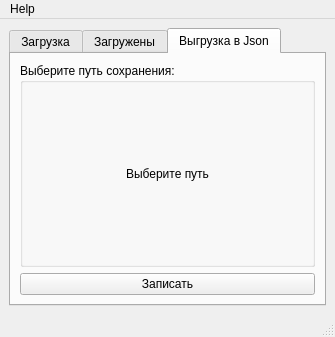
<?xml version="1.0" encoding="UTF-8"?>
<ui version="4.0">
 <class>HW</class>
 <widget class="QMainWindow" name="HW">
  <property name="geometry">
   <rect>
    <x>0</x>
    <y>0</y>
    <width>335</width>
    <height>337</height>
   </rect>
  </property>
  <property name="windowTitle">
   <string>HW</string>
  </property>
  <widget class="QWidget" name="centralwidget">
   <layout class="QVBoxLayout" name="verticalLayout_2">
    <item>
     <widget class="QTabWidget" name="tabWidget">
      <property name="currentIndex">
       <number>2</number>
      </property>
      <widget class="QWidget" name="tab">
       <attribute name="title">
        <string>Загрузка</string>
       </attribute>
       <layout class="QVBoxLayout" name="verticalLayout_5">
        <item>
         <widget class="QGroupBox" name="groupBox_2">
          <property name="title">
           <string/>
          </property>
          <layout class="QVBoxLayout" name="verticalLayout">
           <item>
            <layout class="QHBoxLayout" name="horizontalLayout">
             <item>
              <widget class="QLabel" name="label">
               <property name="text">
                <string>Выбранный файл:</string>
               </property>
              </widget>
             </item>
             <item>
              <widget class="QLabel" name="filenameLabel">
               <property name="text">
                <string>Выберите файл</string>
               </property>
               <property name="wordWrap">
                <bool>true</bool>
               </property>
              </widget>
             </item>
            </layout>
           </item>
           <item>
            <layout class="QHBoxLayout" name="horizontalLayout_2">
             <item>
              <widget class="QLabel" name="label_3">
               <property name="text">
                <string>Загружено:</string>
               </property>
              </widget>
             </item>
             <item>
              <widget class="QLabel" name="personDataLabel">
               <property name="text">
                <string>0 персональных данных</string>
               </property>
              </widget>
             </item>
            </layout>
           </item>
          </layout>
         </widget>
        </item>
        <item>
         <widget class="QPushButton" name="pushButton">
          <property name="text">
           <string>Load XML</string>
          </property>
         </widget>
        </item>
       </layout>
      </widget>
      <widget class="QWidget" name="tab_2">
       <attribute name="title">
        <string>Загружены</string>
       </attribute>
       <layout class="QVBoxLayout" name="verticalLayout_6">
        <item>
         <widget class="QTableView" name="tableView"/>
        </item>
       </layout>
      </widget>
      <widget class="QWidget" name="tab_3">
       <attribute name="title">
        <string>Выгрузка в Json</string>
       </attribute>
       <layout class="QVBoxLayout" name="verticalLayout_4">
        <item>
         <widget class="QGroupBox" name="groupBox">
          <property name="title">
           <string>Выберите путь сохранения:</string>
          </property>
          <layout class="QVBoxLayout" name="verticalLayout_3">
           <item>
            <widget class="QLabel" name="jsonLabel">
             <property name="text">
              <string>Выберите путь</string>
             </property>
             <property name="alignment">
              <set>Qt::AlignCenter</set>
             </property>
            </widget>
           </item>
          </layout>
         </widget>
        </item>
        <item>
         <widget class="QPushButton" name="jsonBytton">
          <property name="text">
           <string>Записать</string>
          </property>
         </widget>
        </item>
       </layout>
      </widget>
     </widget>
    </item>
   </layout>
  </widget>
  <widget class="QMenuBar" name="menubar">
   <property name="geometry">
    <rect>
     <x>0</x>
     <y>0</y>
     <width>335</width>
     <height>20</height>
    </rect>
   </property>
   <widget class="QMenu" name="menuHelp">
    <property name="title">
     <string>Help</string>
    </property>
    <addaction name="actionAbout"/>
    <addaction name="actionAbout_Qt"/>
   </widget>
   <addaction name="menuHelp"/>
  </widget>
  <widget class="QStatusBar" name="statusbar"/>
  <action name="actionAbout">
   <property name="text">
    <string>About</string>
   </property>
  </action>
  <action name="actionAbout_Qt">
   <property name="text">
    <string>About Qt</string>
   </property>
  </action>
 </widget>
 <resources/>
 <connections/>
</ui>
